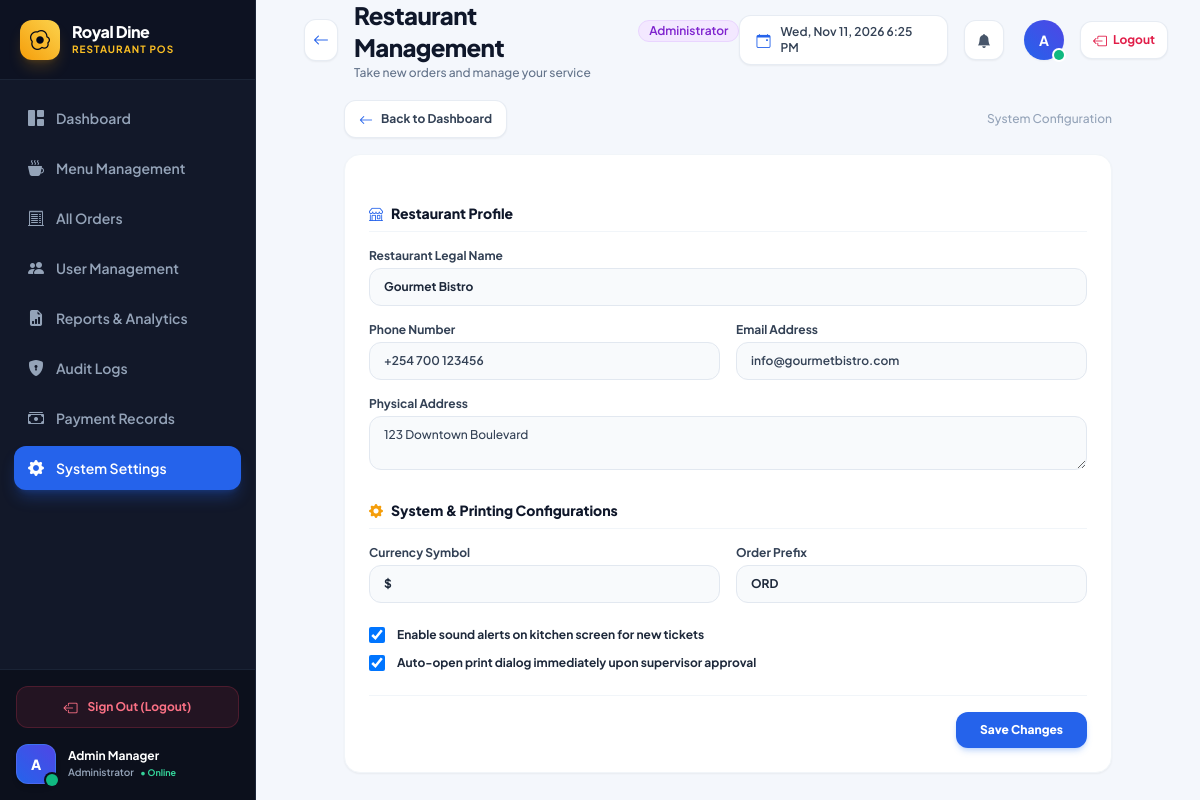
/restaurant/settings/ (signed in), run on an earlier commit of the app's database.
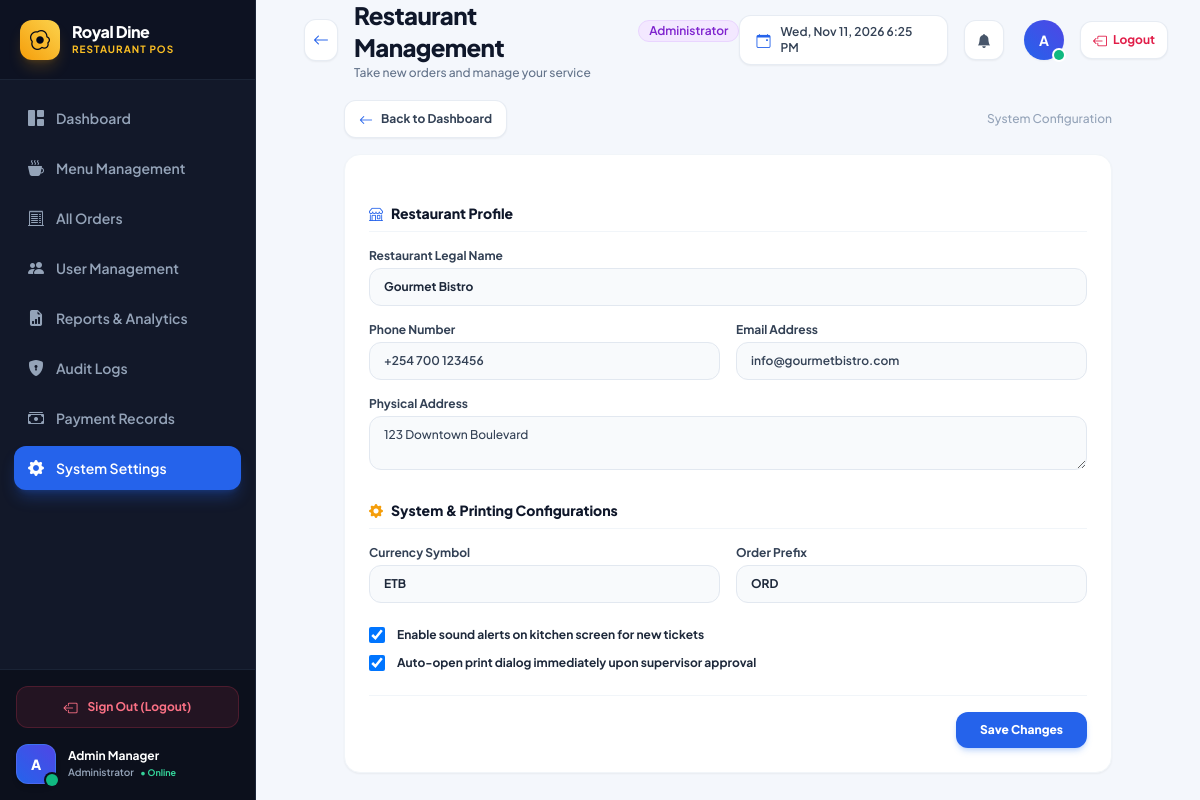
And on a later commit of the database.
### apps/restaurants/models.py (models this page shows, shortened)
class RestaurantSettings(models.Model):
    restaurant = models.OneToOneField(Restaurant, on_delete=models.CASCADE, related_name='settings')
    currency_symbol = models.CharField(max_length=10, default='ETB')
    tax_rate = models.DecimalField(max_digits=5, decimal_places=2, default=0)
    order_prefix = models.CharField(max_length=10, default='ORD')
    enable_sound_notifications = models.BooleanField(default=True)
    auto_print_on_approval = models.BooleanField(default=False)
    created_at = models.DateTimeField(auto_now_add=True)
    updated_at = models.DateTimeField(auto_now=True)
    class Meta:
        verbose_name = 'Restaurant Settings'
        verbose_name_plural = 'Restaurant Settings'

### apps/restaurants/views.py (the view, shortened to what this page needs)
# urls.py: path('settings/', views.restaurant_settings, name='settings'),
@login_required
@admin_required
def restaurant_settings(request):
    restaurant, _ = Restaurant.objects.get_or_create(id=1, defaults={'name': 'My Restaurant'})
    settings_obj, _ = RestaurantSettings.objects.get_or_create(restaurant=restaurant)
    return render(request, 'restaurants/settings.html', {
        'restaurant': restaurant,
        'settings': settings_obj,
    })

### apps/restaurants/context_processors.py (called while the page is built)
def restaurant_context(request):
    try:
        settings_obj = RestaurantSettings.objects.first()
        currency = settings_obj.currency_symbol if settings_obj and settings_obj.currency_symbol else 'ETB'
    except Exception:
        currency = 'ETB'
        settings_obj = None
    return {
        'CURRENCY_SYMBOL': currency,
        'restaurant_settings': settings_obj,
    }

### templates/restaurants/settings.html (shortened to what the changed rows need)
{% extends 'base/base.html' %}
{% block content %}
<div class="max-w-3xl mx-auto">
    <div class="bg-white rounded-2xl p-6 shadow-sm border border-slate-100">
        <form method="post" class="space-y-6">
            <div>
                <div class="space-y-4">
                    <div class="grid grid-cols-1 sm:grid-cols-2 gap-4">
                        <div>
                            <label class="block text-xs font-bold text-slate-700 mb-1">Currency Symbol</label>
                            <input type="text" name="currency_symbol" value="{{ settings.currency_symbol }}"
                                   class="w-full px-3.5 py-2.5 text-xs bg-slate-50 border border-slate-200 rounded-xl font-bold text-slate-800 focus:outline-none focus:ring-2 focus:ring-blue-500">
                        </div>
                        <div>
                            <label class="block text-xs font-bold text-slate-700 mb-1">Order Prefix</label>
                            <input type="text" name="order_prefix" value="{{ settings.order_prefix }}"
                                   class="w-full px-3.5 py-2.5 text-xs bg-slate-50 border border-slate-200 rounded-xl font-bold text-slate-800 focus:outline-none focus:ring-2 focus:ring-blue-500">
                        </div>
                    </div>
                    <div class="space-y-3 pt-2">
                        <label class="flex items-center space-x-3 cursor-pointer">
                            <input type="checkbox" name="enable_sound_notifications" class="w-4 h-4 text-blue-600 rounded border-slate-300 focus:ring-blue-500" {% if settings.enable_sound_notifications %}checked{% endif %}>
                            <span class="text-xs font-bold text-slate-800">Enable sound alerts on kitchen screen for new tickets</span>
                        </label>
                        <label class="flex items-center space-x-3 cursor-pointer">
                            <input type="checkbox" name="auto_print_on_approval" class="w-4 h-4 text-blue-600 rounded border-slate-300 focus:ring-blue-500" {% if settings.auto_print_on_approval %}checked{% endif %}>
                            <span class="text-xs font-bold text-slate-800">Auto-open print dialog immediately upon supervisor approval</span>
                        </label>
                    </div>
                </div>
            </div>
        </form>
    </div>
</div>
{% endblock %}

What changed in the data, as far as the page shows it:
changed RestaurantSettings "ORD": currency_symbol "$" → "ETB"
